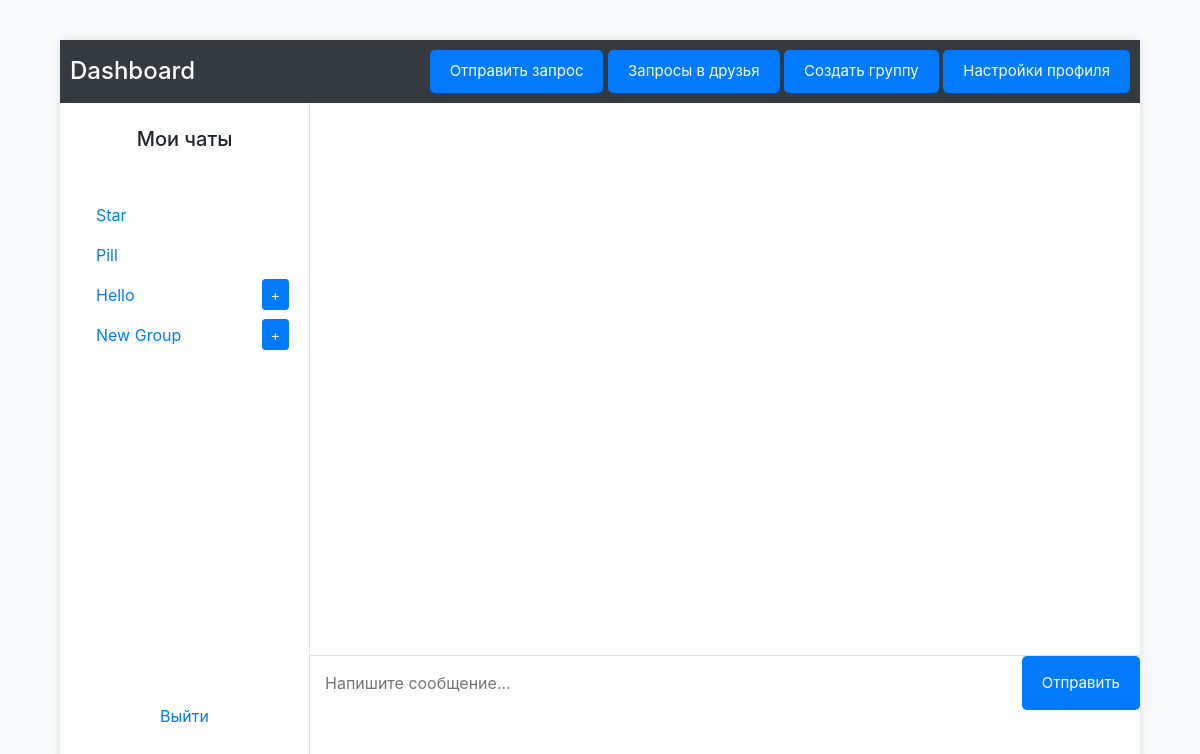
Page /dashboard (signed in) on the earlier database version.
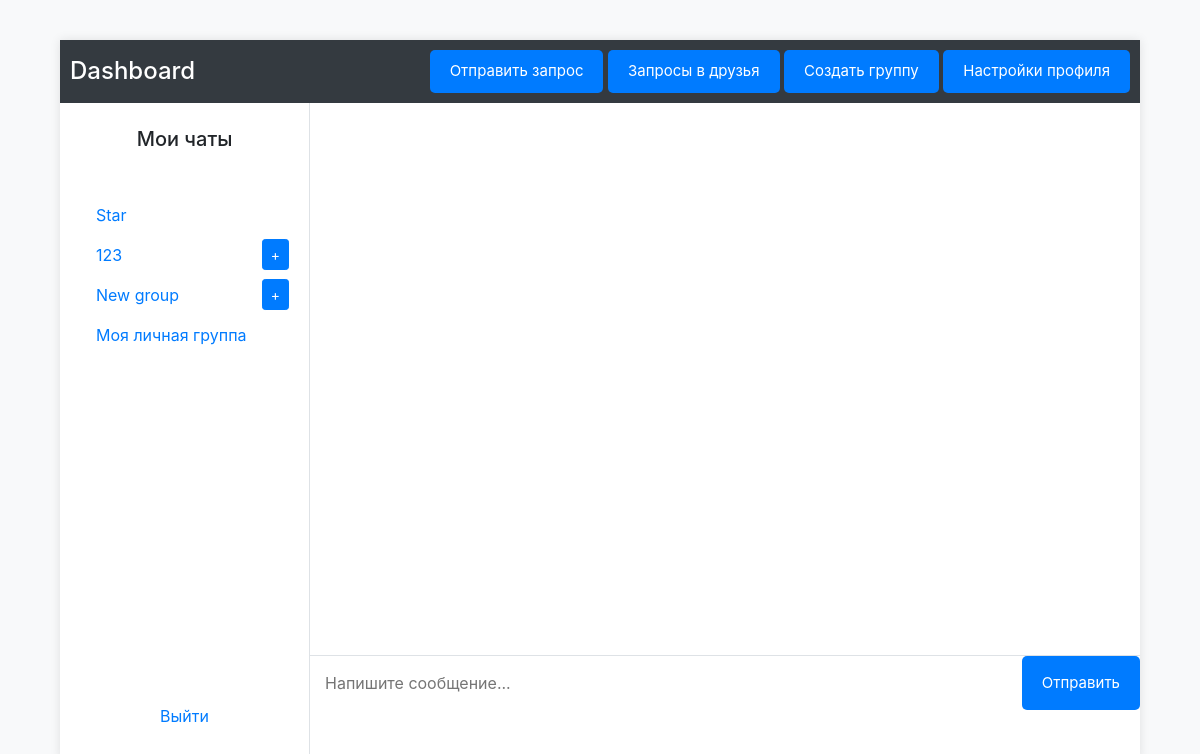
Same page on the later database version.
### models.py (models this page shows, shortened)
class User(db.Model, UserMixin):
    id = db.Column(db.Integer, primary_key=True)
    username = db.Column(db.String(150), nullable=False, unique=True)
    password = db.Column(db.String(150), nullable=False)
    friends = db.relationship('User',
                              secondary='friendship',
                              primaryjoin=(id == Friendship.user1_id),
                              secondaryjoin=(id == Friendship.user2_id),
                              backref=db.backref('friends_of', lazy='dynamic'),
                              lazy='dynamic')

class Group(db.Model):
    __tablename__ = 'group'
    id = db.Column(db.Integer, primary_key=True)
    name = db.Column(db.String(150), nullable=False)
    created_at = db.Column(db.DateTime, default=datetime.utcnow)
    creator_id = db.Column(db.Integer, db.ForeignKey('user.id'), nullable=False)
    members = db.relationship('User',
                              secondary='group_membership',
                              backref=db.backref('groups', lazy='dynamic'))

### blueprints/dashboard.py (the view)
@dashboard_bp.route('/dashboard')
@login_required
def dashboard():
    friends = current_user.friends.all()
    chats = friends
    groups = current_user.groups.all()
    return render_template('dashboard.html', user=current_user, chats=chats, groups=groups)

### app.py (called while the page is built)
@login_manager.user_loader
def load_user(user_id):
    return User.query.get(int(user_id))

### templates/dashboard.html (shortened to what this page needs)
<!DOCTYPE html>
<html lang="ru">
<head>
    <link rel="stylesheet" href="https://stackpath.bootstrapcdn.com/bootstrap/4.3.1/css/bootstrap.min.css">
    <link rel="stylesheet" href="{{ url_for('static', filename='css/dashboard.css') }}">
</head>
<body>
    <div class="dashboard">
        <div class="header">
            <h4 class="my-0">Dashboard</h4>
            <div>
                <button class="btn btn-custom" id="send-friend-request">Отправить запрос</button>
                <button class="btn btn-custom" id="show-requests-button">Запросы в друзья</button>
                <button class="btn btn-custom" id="create-group-button">Создать группу</button>
                <a href="#" class="btn btn-custom">Настройки профиля</a>
            </div>
        </div>
        <div class="main">
            <div class="sidebar">
                <h5 class="text-center my-4">Мои чаты</h5>
                <div class="chats-section">
                    <ul class="nav flex-column" id="chat-list">
                        {% for chat in chats %}
                        <li class="nav-item">
                            <a class="nav-link" href="javascript:void(0);" id="chat-{{ chat.id }}" data-chat-id="{{ chat.id }}" data-chat-type="personal">{{ chat.username }}</a>
                        </li>
                        {% endfor %}
                        {% for group in groups %}
                            <li class="nav-item d-flex justify-content-between align-items-center">
                                <a class="nav-link" href="javascript:void(0);" id="group-{{ group.id }}" data-chat-id="{{ group.id }}" data-chat-type="group">
                                    {{ group.name }}
                                </a>
                                {% if group.creator_id == current_user.id %}
                                    <button class="btn btn-sm btn-primary add-user-btn" data-group-id="{{ group.id }}">+</button>
                                {% endif %}
                            </li>
                        {% endfor %}
                    </ul>
                </div>
                <a class="nav-link text-center mt-auto mb-4" href="{{ url_for('auth.logout') }}">Выйти</a>
            </div>
            <div class="chat-window">
                <div class="messages" id="messages">
                </div>
                <div class="chat-input">
                    <input type="text" id="message-input" placeholder="Напишите сообщение...">
                    <button id="send-button" class="btn btn-custom">Отправить</button>
                </div>
            </div>
        </div>
    </div>
</body>
</html>

### static/css/dashboard.css (style rules this page uses)
body { display: flex; justify-content: center; align-items: center; height: 100vh; background-color: #f8f9fa; }
.dashboard { width: 90%; height: 90%; background-color: #fff; box-shadow: 0 0 10px rgba(0, 0, 0, 0.1); display: flex; flex-direction: column; }
.header { background-color: #343a40; color: #fff; padding: 10px; display: flex; justify-content: space-between; align-items: center; }
.main { flex-grow: 1; display: flex; }
.sidebar { width: 250px; border-right: 1px solid #dee2e6; display: flex; flex-direction: column; }
.chats-section { padding: 20px; flex-grow: 1; overflow-y: auto; }
.chat-window { flex-grow: 3; display: flex; flex-direction: column; height: calc(100% - 50px); }
.messages { flex-grow: 1; overflow-y: auto; padding: 20px; }
.chat-input { display: flex; border-top: 1px solid #dee2e6; }
.chat-input input { flex-grow: 1; border: none; padding: 15px; }
.chat-input button { background-color: #007bff; color: #fff; border: none; padding: 15px 20px; }
.btn-custom { background-color: #007bff; color: white; border: none; padding: 10px 20px; border-radius: 5px; font-size: 15px; cursor: pointer; }

Differences in the rows shown:
no longer on this page (row edited): User: username "Pill"
removed Group: name "Hello"
added Group: name "123"
changed Group: name "New Group" → "New group"
added Group: name "Моя личная группа"
